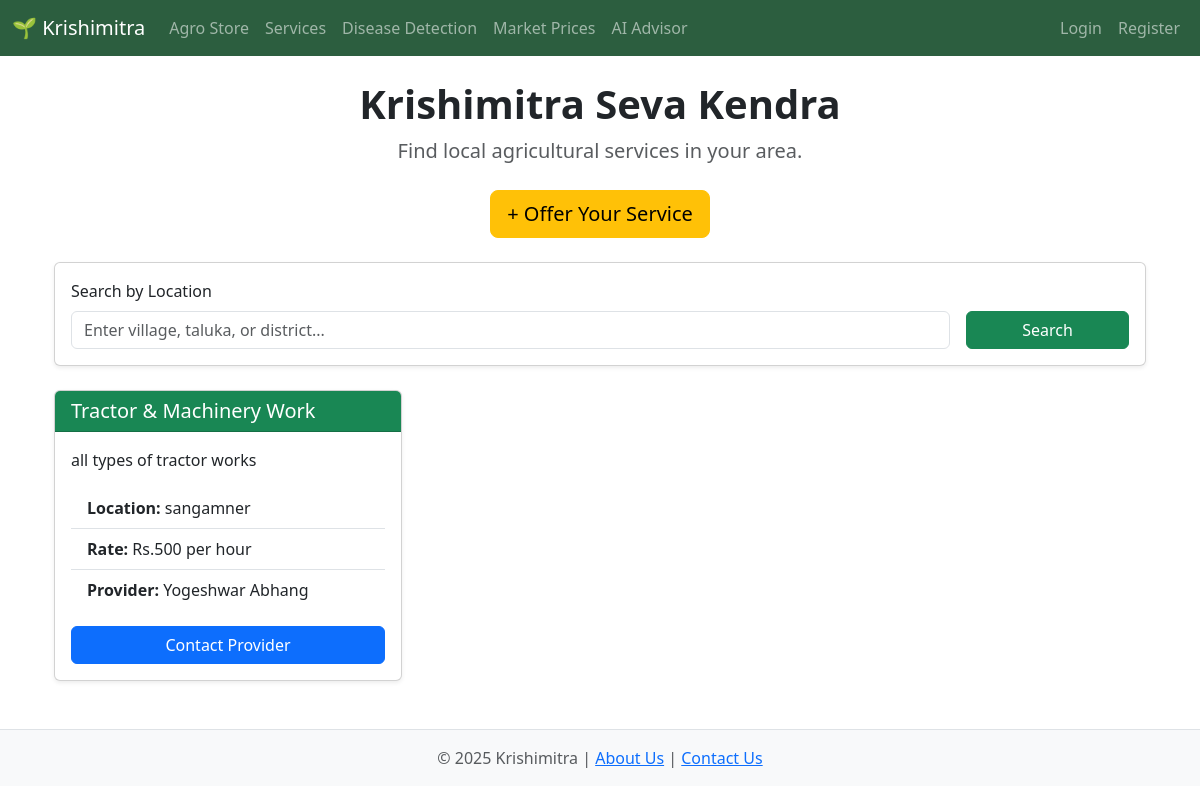
/services, run on the app's committed database.
### app.py (models this page shows)
class Service(db.Model):
    id = db.Column(db.Integer, primary_key=True)
    service_type = db.Column(db.String(100), nullable=False)
    description = db.Column(db.Text, nullable=False)
    price_details = db.Column(db.String(200), nullable=False)
    location = db.Column(db.String(150), nullable=False)
    provider_id = db.Column(db.Integer, db.ForeignKey('user.id'), nullable=False)

class User(db.Model):
    id = db.Column(db.Integer, primary_key=True)
    name = db.Column(db.String(100), nullable=False)
    email = db.Column(db.String(120), unique=True, nullable=False)
    mobile = db.Column(db.String(20), unique=True, nullable=False)
    password = db.Column(db.String(200), nullable=False)
    role = db.Column(db.String(20), nullable=False)
    products = db.relationship('Product', backref='seller_user', lazy=True)
    services = db.relationship('Service', backref='provider', lazy=True)

### app.py (the view)
@app.route('/services')
def find_services():
    search_location = request.args.get('location', '').lower()
    query = Service.query
    if search_location:
        query = query.filter(Service.location.ilike(f'%{search_location}%'))
    services = query.order_by(Service.id.desc()).all()
    return render_template('find_services.html', services=services, search_location=request.args.get('location', ''))

### templates/find_services.html (shortened to what this page needs)
{% extends 'base.html' %}
{% block content %}
<div class="container my-4">
    <div class="text-center mb-4">
        <h1 class="display-6 fw-bold">Krishimitra Seva Kendra</h1>
        <p class="lead text-muted">Find local agricultural services in your area.</p>
    </div>
    <div class="text-center my-4">
        <a href="{{ url_for('offer_service') }}" class="btn btn-warning btn-lg">+ Offer Your Service</a>
    </div>
    <div class="card shadow-sm mb-4">
        <div class="card-body">
            <form method="GET" class="row g-3 align-items-center">
                <div class="col-md-10">
                    <label for="location" class="form-label">Search by Location</label>
                    <input type="search" name="location" id="location" class="form-control" placeholder="Enter village, taluka, or district..." value="{{ search_location or '' }}">
                </div>
                <div class="col-md-2 mt-auto">
                    <button type="submit" class="btn btn-success w-100">Search</button>
                </div>
            </form>
        </div>
    </div>
    <div class="row">
        {% if services %}
            {% for service in services %}
                <div class="col-md-6 col-lg-4 mb-4">
                    <div class="card h-100 shadow-sm">
                        <div class="card-header bg-success text-white">
                            <h5 class="mb-0">{{ service.service_type }}</h5>
                        </div>
                        <div class="card-body d-flex flex-column">
                            <p class="card-text">{{ service.description }}</p>
                            <ul class="list-group list-group-flush mt-auto">
                                <li class="list-group-item"><strong>Location:</strong> {{ service.location }}</li>
                                <li class="list-group-item"><strong>Rate:</strong> {{ service.price_details }}</li>
                                <li class="list-group-item"><strong>Provider:</strong> {{ service.provider.name }}</li>
                            </ul>
                            <a href="#" class="btn btn-primary mt-3">Contact Provider</a>
                        </div>
                    </div>
                </div>
            {% endfor %}
        {% else %}
            <div class="col-12">
                <p class="text-center text-muted p-4">No services found.{% if search_location %} for "{{ search_location }}"{% endif %}</p>
            </div>
        {% endif %}
    </div>
</div>
{% endblock %}

### static/css/style.css (style rules this page uses)
.form-control, .form-select { transition: border-color 0.3s ease, box-shadow 0.3s ease; }

### data on the page
Service: service_type "Tractor & Machinery Work", description "all types of tractor works", location "sangamner", price_details "Rs.500 per hour", provider.name "Yogeshwar Abhang"
